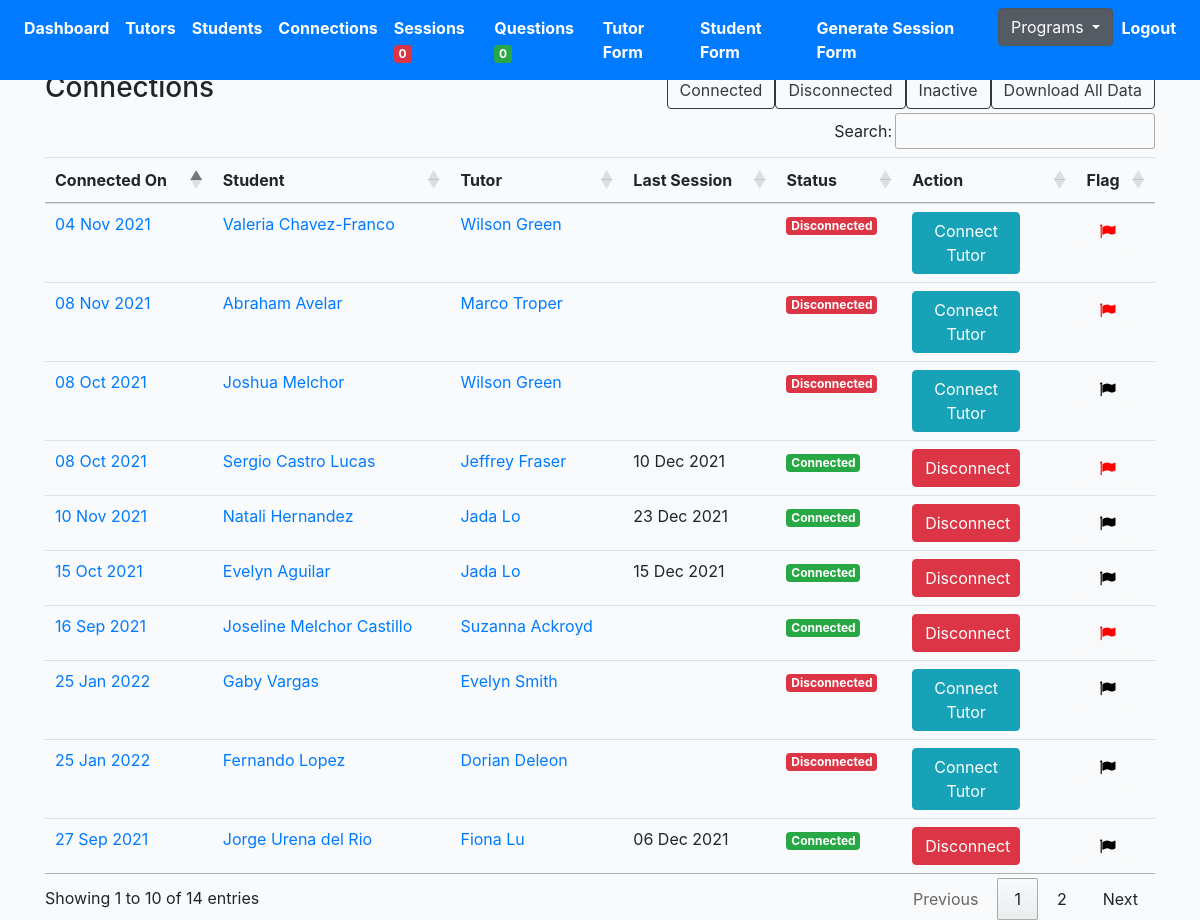
/tutoring/connections/ (signed in), run on an earlier commit of the app's database.
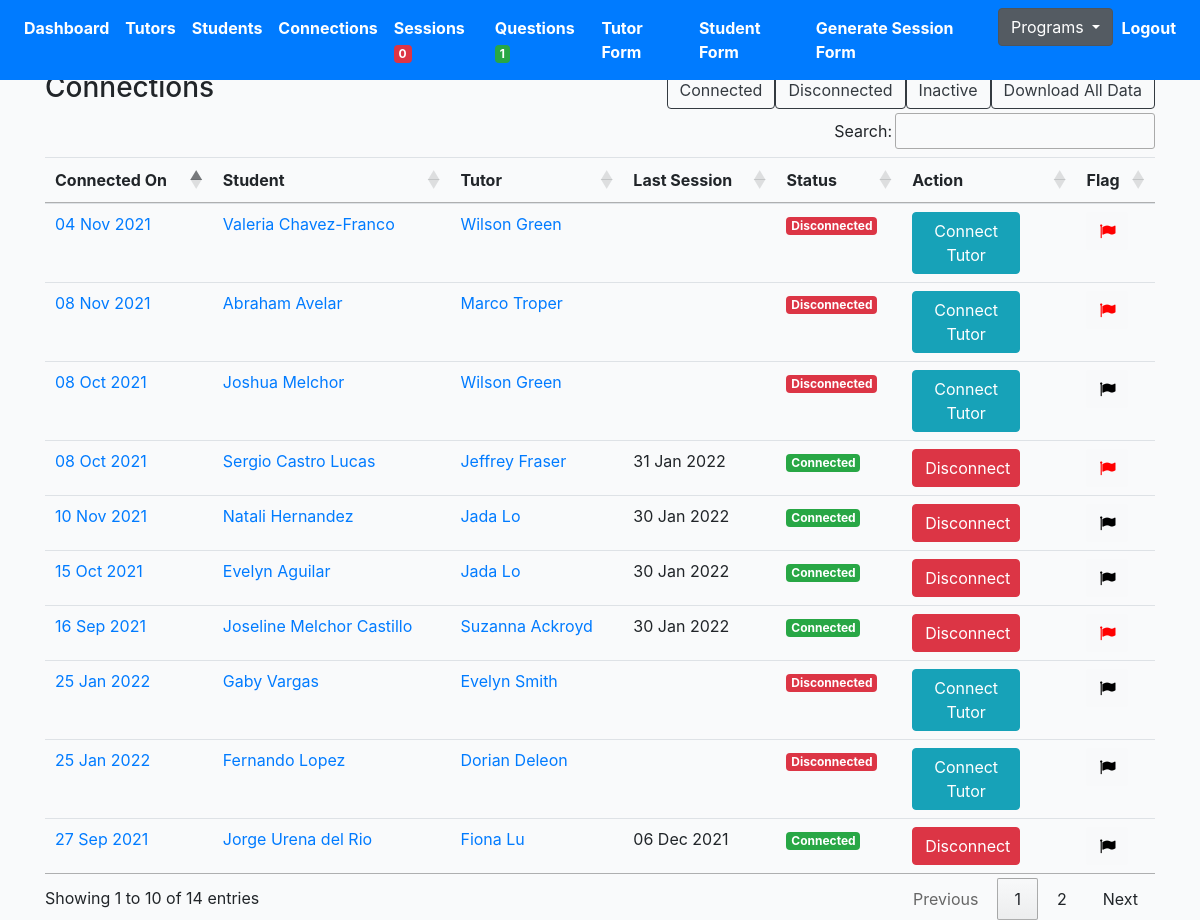
And on a later commit of the database.
### profiles/models.py (models this page shows, shortened)
class Connection(models.Model):
    created = models.DateTimeField(auto_now_add=True)
    student = models.ForeignKey(Profile, on_delete=models.CASCADE, related_name='student')
    tutor = models.ForeignKey(Profile, on_delete=models.CASCADE, related_name='tutor')
    status = models.CharField(max_length=200, choices=STATUS_CHOICES)
    updated = models.DateTimeField(auto_now=True)
    flag = models.BooleanField(default=False)
    note = models.TextField(null=True, blank=True, max_length=1000)
    def get_absolute_url(self):
        return reverse("profiles:connection-detail-view", kwargs={"pk": self.pk})
    def get_sessions(self):
        return self.session_set.filter(submit_status=True).order_by('-updated')[:1]

class Profile(models.Model):
    role = models.CharField(max_length=200, choices=ROLE_CHOICES_PROFILE, null=True)
    avatar = models.ImageField(default='avatar.png', upload_to='avatars/')
    first_name = models.CharField(max_length=200, blank=True)
    last_name = models.CharField(max_length=200, blank=True)
    email = models.EmailField(max_length=200, blank=True)
    student_grade = models.CharField(null=True, blank=True, max_length=200, choices=STUDENT_GRADE_CHOICES)
    grade = models.CharField(null=True, blank=True, max_length=200, choices=GRADE_CHOICES)
    academic_advisor = models.ForeignKey(Academicadvisor, null=True, blank=True, on_delete=models.CASCADE, related_name='academic_advisor')
    academic_advisor_email = models.EmailField(max_length=200, blank=True)
    subjects = models.ManyToManyField(Subject, blank=True, related_name='subjects')
    school = models.CharField(max_length=200, blank=True)
    friends = models.ManyToManyField("self", blank=True, related_name='testfriends')
    updated = models.DateTimeField(auto_now=True)
    created = models.DateTimeField(auto_now_add=True)
    slug = models.SlugField(unique=True, blank=True)
    flag = models.BooleanField(default=False)
    parent1_first_name = models.CharField(max_length=200, blank=True)
    parent1_last_name = models.CharField(max_length=200, blank=True)
    parent1_phone = models.CharField(max_length=200, blank=True)
    parent1_email = models.EmailField(max_length=200, blank=True)
    student_capacity = models.IntegerField(null=True, blank=True)
    phone = models.CharField(max_length=200, blank=True)
    question = models.TextField(null=True, blank=True, max_length=1000)
    languages = models.ManyToManyField(Language, blank=True, related_name='subjects')
    comfortable_share_phone = models.BooleanField(default=False)
    permission_share_grade = models.BooleanField(default=False)
    optional_school_loop_profile_link = models.TextField(null=True, blank=True, max_length=500)
    optional_school_loop_username = models.TextField(null=True, blank=True, max_length=500)
    optional_school_loop_password = models.TextField(null=True, blank=True, max_length=500)
    parent_languages = models.CharField(null=True, blank=True, max_length=200, choices=LANGUAGE_CHOICES)
    age = models.IntegerField(null=True, blank=True)
    ethnic = models.CharField(null=True, blank=True, max_length=200, choices=ETHNIC_CHOICES)
    note = models.TextField(null=True, blank=True, max_length=1000)
    interest = models.ManyToManyField(Interest, blank=True, related_name='interest')
    check = models.CharField(null=True, blank=True, max_length=200, choices=YES_NO)
    status = models.CharField(null=True, blank=True, max_length=200, choices=PROFILE_STATUS, default='active')
    connect_virtual = models.BooleanField(default=False)
    def get_absolute_url(self):
        return reverse("profiles:profile-detail-view", kwargs={"slug": self.slug})
    __initial_first_name = None
    __initial_last_name = None
    def __init__(self, *args, **kwargs):
        super().__init__(*args, **kwargs)
        self.__initial_first_name = self.first_name
        self.__initial_last_name = self.last_name

class Session(models.Model):
    connection = models.ForeignKey(Connection, on_delete=models.CASCADE)
    meet = models.IntegerField(null=True, blank=True)
    length = models.FloatField(null=True, blank=True)
    subjects = models.ManyToManyField(Subject, blank=True, related_name='sessionsubjects')
    updated = models.DateTimeField(auto_now=True, null=True, blank=True)
    created = models.DateTimeField(auto_now_add=True)
    help = models.TextField(null=True, blank=True, max_length=1000)
    support = models.ManyToManyField(Support, blank=True, related_name='supports')
    othersupport = models.CharField(null=True, blank=True, max_length=200)
    rate = models.IntegerField(null=True, blank=True)
    productivity = models.IntegerField(null=True, blank=True)
    question = models.TextField(null=True, blank=True, max_length=1000)
    disconnect = models.CharField(null=True, blank=True, max_length=200, choices=CONT_STATUS_CHOICES)
    submit_status = models.BooleanField(default=False)
    flag = models.BooleanField(default=False)
    reason_disconnect= models.TextField(null=True, blank=True, max_length=1000)
    urgent_check = models.BooleanField(default=False)

### profiles/views.py (the view)
# urls.py: path('connections/', ConnectionListView.as_view(), name='connection-list'),
@method_decorator(login_required, name='dispatch')
@method_decorator(allowed_users(allowed_roles=['tutor', 'admin']), name='dispatch')
class ConnectionListView(ListView):
    model = Connection
    template_name = 'tutor/connection-list.html'
    def get_queryset(self):
        qs = Connection.objects.all().order_by('-created')
        return qs

### cprofiles/context_processors.py (called while the page is built)
def choice_question(request):
    if(request.user.id):
        choice_unanswered_question_num = Question.objects.filter(status="UNANSWERED").count()
        choice_session_flag_num = Session.objects.filter(flag=True).count()
        return {
            'choice_unanswered_question_num' : choice_unanswered_question_num,
            'choice_session_flag_num' : choice_session_flag_num
        }
    return {}

### middleschool/context_processors.py (called while the page is built)
def middle_school_question(request):
    if(request.user.id):
        middle_school_unanswered_question_num = Question.objects.filter(status="UNANSWERED").count()
        middle_school_session_flag_num = Session.objects.filter(flag=True).count()
        return {
            'middle_school_unanswered_question_num' : middle_school_unanswered_question_num,
            'middle_school_session_flag_num' : middle_school_session_flag_num
        }
    return {}

### mprofiles/context_processors.py (called while the page is built)
def mentor_question(request):
    if(request.user.id):
        mentor_unanswered_question_num = Question.objects.filter(status="UNANSWERED").count()
        mentor_session_flag_num = Session.objects.filter(flag=True).count()
        return {
            'mentor_unanswered_question_num' : mentor_unanswered_question_num,
            'mentor_session_flag_num' : mentor_session_flag_num
        }
    return {}

### profiles/context_processors.py (called while the page is built)
def high_school_question(request):
    if(request.user.id):
        high_school_unanswered_question_num = Question.objects.filter(status="UNANSWERED").count()
        high_school_session_flag_num = Session.objects.filter(flag=True).count()
        return {
            'high_school_unanswered_question_num' : high_school_unanswered_question_num,
            'high_school_session_flag_num' : high_school_session_flag_num
        }
    return {}

### templates/tutor/connection-list.html (shortened to what this page needs)
{% extends 'base.html' %}
{% load static %}
{% block stylesheet %}{% static '/css/my_invites.css' %}{% endblock %}
{% block content %}
<div class="row">
    <div class="col-auto mr-auto">
        <h3>Connections</h3>
    </div>
    <div class="col-auto">
        <div class="btn-group" role="group" aria-label="Basic example">
            <form action="{% url 'profiles:search-connection' %}" method="POST">
                <button type="submit" class="btn btn-outline-dark">Connected</button>
            </form>
            <form action="{% url 'profiles:search-connection' %}" method="POST">
                <button type="submit" class="btn btn-outline-dark">Disconnected</button>
            </form>
            <form action="{% url 'profiles:search-connection' %}" method="POST">
                <button type="submit" class="btn btn-outline-dark">Inactive</button>
            </form>
            <form action="{% url 'profiles:export-tutoring-connection-list' %}" method="POST">
                <button type="submit" class="btn btn-outline-dark">Download All Data</button>
            </form>
        </div>
    </div>
</div>
<div class="table-responsive-lg">
    <table id="myTable" class="table">
        <thead>
            <tr>
                <th scope="col">Connected On</th>
                <th scope="col">Student</th>
                <th scope="col">Tutor</th>
                <th scope="col">Last Session</th>
                <th scope="col">Status</th>
                <th scope="col">Action</th>
                <th scope="col">Flag</th>
            </tr>
        </thead>
        <tbody>
            {% for obj in object_list %}
            <tr>
                <td><a href="{{obj.get_absolute_url}}">{{obj.created|date:"d M Y"}}</a></td>
                <td><a href="{{obj.student.get_absolute_url}}">{{obj.student.first_name}} {{obj.student.last_name}}</a>
                </td>
                <td><a href="{{obj.tutor.get_absolute_url}}">{{obj.tutor.first_name}} {{obj.tutor.last_name}}</a></td>
                <td>{% for session in obj.get_sessions %}{{session.updated|date:"d M Y"}}{% endfor %}</td>
                <td class="status{{obj.id}}">
                    {% if obj.status == 'connected' %}
                    <div><span class="badge badge-success">Connected</div>
                    {% elif obj.status == 'disconnected' %}
                    <div><span class="badge badge-danger">Disconnected</div>
                    {% elif obj.status == 'inactive' %}
                    <div><span class="badge badge-warning">Inactive</div>
                    {% endif %}
                </td>
                <td>
                    {% if obj.status == 'connected' %}
                    <form action="{% url 'profiles:remove-connect' %}" method="POST">
                        <button type="submit" class="btnSize btn btn-danger">Disconnect</button>
                    </form>
                    {% elif obj.status == 'disconnected' %}
                    <a href="{% url 'profiles:student-detail-view' obj.student.slug %}"><button type="submit"
                            class="btnSize btn btn-info">Connect Tutor</button></a>
                    {% endif %}
                </td>
                <td>
                    <form action="{% url 'profiles:flag-connection' %}" method="POST" class='like-form' id='{{obj.id}}'>
                        <button type="submit" class="like_btn btn btn-light like-btn{{obj.id}}">
                            {% if obj.flag == False %}
                            <i class="fa fa-flag thumb{{obj.id}}" style="color:black"></i>
                            {% else %}
                            <i class="fa fa-flag thumb{{obj.id}}" style="color:red"></i>
                            {% endif %}
                        </button>
                    </form>
                </td>
            </tr>
            {% endfor %}
        </tbody>
    </table>
</div>
{% endblock content %}

### templates/base.html (shortened to what this page needs)
{% load static %}
<!DOCTYPE html>
<html lang="en">
<head>
    <link href="https://netdna.bootstrapcdn.com/bootstrap/4.4.1/css/bootstrap.min.css" rel="stylesheet">
    <link href="https://maxcdn.bootstrapcdn.com/font-awesome/4.3.0/css/font-awesome.min.css" rel="stylesheet">
    <link rel="stylesheet" href="https://cdnjs.cloudflare.com/ajax/libs/Chart.js/2.8.0/Chart.min.css"
 />
    <link rel="stylesheet" type="text/css" href="https://cdn.datatables.net/1.10.22/css/jquery.dataTables.min.css">
    <link rel="stylesheet" href="{% static '/css/base.css' %}">
    <link rel="stylesheet" href="{% block stylesheet %}{% endblock %}">
    <link href="https://nightly.datatables.net/css/jquery.dataTables.css" rel="stylesheet" type="text/css" />
    <link rel="stylesheet" type="text/css"
        href="https://cdnjs.cloudflare.com/ajax/libs/select2/4.0.3/css/select2.min.css">
    <link href="//cdn.datatables.net/buttons/1.6.2/css/buttons.dataTables.min.css" rel="stylesheet" />
</head>
<body>
    <header class="pb-3">
        {% include 'navbar.html' %}
    </header>
    <div class="container">
        {% block content %}
        {% endblock content %}
    </div>
</body>
</html>

### templates/navbar.html (shortened to what this page needs)
<nav class="navbar navbar-expand-lg navbar-dark bg-primary fixed-top">
    <div class="collapse navbar-collapse" id="navbarSupportedContent">
        <ul class="navbar-nav mr-auto">
            <li class="nav-item active">
                <a class="nav-link" style="font-weight: bold" href="{% url 'profiles:dashboard' %}">Dashboard</a>
            </li>
            <li class="nav-item active">
                <a class="nav-link" style="font-weight: bold" href="{% url 'profiles:tutor-profiles-view' %}">Tutors</a>
            </li>
            <li class="nav-item active">
                <a class="nav-link" style="font-weight: bold"
                    href="{% url 'profiles:student-profiles-view' %}">Students</a>
            </li>
            <li class="nav-item active">
                <a class="nav-link" style="font-weight: bold"
                    href="{% url 'profiles:connection-view' %}">Connections</a>
            </li>
            <li class="nav-item active">
                <a class="nav-link" style="font-weight: bold" href="{% url 'profiles:session-view' %}">Sessions <span class="badge badge-danger">{{high_school_session_flag_num}}</span></a>
            </li>
            <li class="nav-item active">
                <a class="nav-link" style="font-weight: bold" href="{% url 'profiles:question-list-view' %}">Questions <span class="badge badge-success">{{high_school_unanswered_question_num}}</span></a>
            </li>
        </ul>
        <ul class="navbar-nav ml-auto">
            <li class="nav-item active">
                <a class="nav-link" style="font-weight: bold" href="{% url 'profiles:tutor-profile-form' %}"
                    target="_blank">Tutor Form</a>
            </li>
            <li class="nav-item active">
                <a class="nav-link" style="font-weight: bold" href="{% url 'profiles:student-profile-form' %}"
                    target="_blank">Student Form</a>
            </li>
            {% ifequal user.groups.all.0.name "admin" %}
            <li class="nav-item active">
                <a class="nav-link" style="font-weight: bold" href="{% url 'profiles:generate-session-form' %}">Generate
                    Session Form</a>
            </li>
            <div class="dropdown show">
                <a class="btn btn-secondary dropdown-toggle" href="#" role="button" id="dropdownMenuLink"
                    data-toggle="dropdown" aria-haspopup="true" aria-expanded="false">
                    Programs
                </a>
            </div>
            {% endifequal %}
            <li class="nav-item active">
                <a class="nav-link" style="font-weight: bold" href="{% url 'logout' %}">Logout</a>
            </li>
        </ul>
    </div>
</nav>

### core/static/css/base.css (style rules this page uses)
.container { width: 100%; padding-right: 15px; padding-left: 15px; margin-right: auto; margin-left: auto; margin-top: 55px; }
body { background:#FAFAFA; }

### core/static/css/my_invites.css (style rules this page uses)
body { margin-top:20px; background:#FAFAFA; }
body { background-color: #f9fafb; margin-top:0px; }

### templates/tutor/connection-list.html (style rules this page uses)
button.btnSize { width: 70%; height: 100%; }

What changed in the data, as far as the page shows it:
changed Connection "10 Nov 2021": loses Session (updated "23 Dec 2021"); gains Session (updated "30 Jan 2022")
changed Connection "15 Oct 2021": loses Session (updated "15 Dec 2021"); gains Session (updated "30 Jan 2022")
changed Connection "Sergio": loses Session (updated "10 Dec 2021"); gains Session (updated "31 Jan 2022")
changed Connection "16 Sep 2021": gains Session (updated "30 Jan 2022")
Also different on the page:
{{ high_school_unanswered_question_num }}: "0" → "1"
